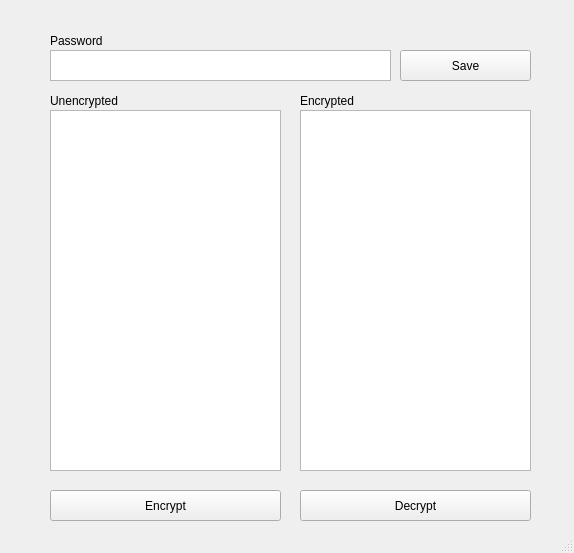
<?xml version="1.0" encoding="UTF-8"?>
<ui version="4.0">
 <class>Encryptor</class>
 <widget class="QMainWindow" name="Encryptor">
  <property name="geometry">
   <rect>
    <x>0</x>
    <y>0</y>
    <width>574</width>
    <height>553</height>
   </rect>
  </property>
  <property name="windowTitle">
   <string>Encryptor</string>
  </property>
  <widget class="QWidget" name="centralwidget">
   <widget class="QPushButton" name="encr_btn">
    <property name="geometry">
     <rect>
      <x>50</x>
      <y>490</y>
      <width>231</width>
      <height>31</height>
     </rect>
    </property>
    <property name="text">
     <string>Encrypt</string>
    </property>
   </widget>
   <widget class="QTextEdit" name="normtxt_edit">
    <property name="geometry">
     <rect>
      <x>50</x>
      <y>110</y>
      <width>231</width>
      <height>361</height>
     </rect>
    </property>
   </widget>
   <widget class="QTextEdit" name="pwd_text">
    <property name="geometry">
     <rect>
      <x>50</x>
      <y>50</y>
      <width>341</width>
      <height>31</height>
     </rect>
    </property>
    <property name="html">
     <string>&lt;!DOCTYPE HTML PUBLIC &quot;-//W3C//DTD HTML 4.0//EN&quot; &quot;http://www.w3.org/TR/REC-html40/strict.dtd&quot;&gt;
&lt;html&gt;&lt;head&gt;&lt;meta name=&quot;qrichtext&quot; content=&quot;1&quot; /&gt;&lt;meta charset=&quot;utf-8&quot; /&gt;&lt;style type=&quot;text/css&quot;&gt;
p, li { white-space: pre-wrap; }
hr { height: 1px; border-width: 0; }
li.unchecked::marker { content: &quot;\2610&quot;; }
li.checked::marker { content: &quot;\2612&quot;; }
&lt;/style&gt;&lt;/head&gt;&lt;body style=&quot; font-family:'Segoe UI'; font-size:9pt; font-weight:400; font-style:normal;&quot;&gt;
&lt;p style=&quot;-qt-paragraph-type:empty; margin-top:0px; margin-bottom:0px; margin-left:0px; margin-right:0px; -qt-block-indent:0; text-indent:0px;&quot;&gt;&lt;br /&gt;&lt;/p&gt;&lt;/body&gt;&lt;/html&gt;</string>
    </property>
   </widget>
   <widget class="QLabel" name="normtxt_label">
    <property name="geometry">
     <rect>
      <x>50</x>
      <y>90</y>
      <width>91</width>
      <height>21</height>
     </rect>
    </property>
    <property name="text">
     <string>Unencrypted</string>
    </property>
   </widget>
   <widget class="QLabel" name="pwd_label">
    <property name="geometry">
     <rect>
      <x>50</x>
      <y>30</y>
      <width>91</width>
      <height>21</height>
     </rect>
    </property>
    <property name="text">
     <string>Password</string>
    </property>
   </widget>
   <widget class="QPushButton" name="decr_btn">
    <property name="geometry">
     <rect>
      <x>300</x>
      <y>490</y>
      <width>231</width>
      <height>31</height>
     </rect>
    </property>
    <property name="text">
     <string>Decrypt</string>
    </property>
   </widget>
   <widget class="QLabel" name="encrtxt_label">
    <property name="geometry">
     <rect>
      <x>300</x>
      <y>90</y>
      <width>131</width>
      <height>21</height>
     </rect>
    </property>
    <property name="text">
     <string>Encrypted</string>
    </property>
   </widget>
   <widget class="QTextEdit" name="encrtxt_edit">
    <property name="geometry">
     <rect>
      <x>300</x>
      <y>110</y>
      <width>231</width>
      <height>361</height>
     </rect>
    </property>
   </widget>
   <widget class="QPushButton" name="pwd_set">
    <property name="geometry">
     <rect>
      <x>400</x>
      <y>50</y>
      <width>131</width>
      <height>31</height>
     </rect>
    </property>
    <property name="text">
     <string>Save</string>
    </property>
   </widget>
  </widget>
  <widget class="QStatusBar" name="statusbar"/>
 </widget>
 <resources/>
 <connections/>
</ui>
